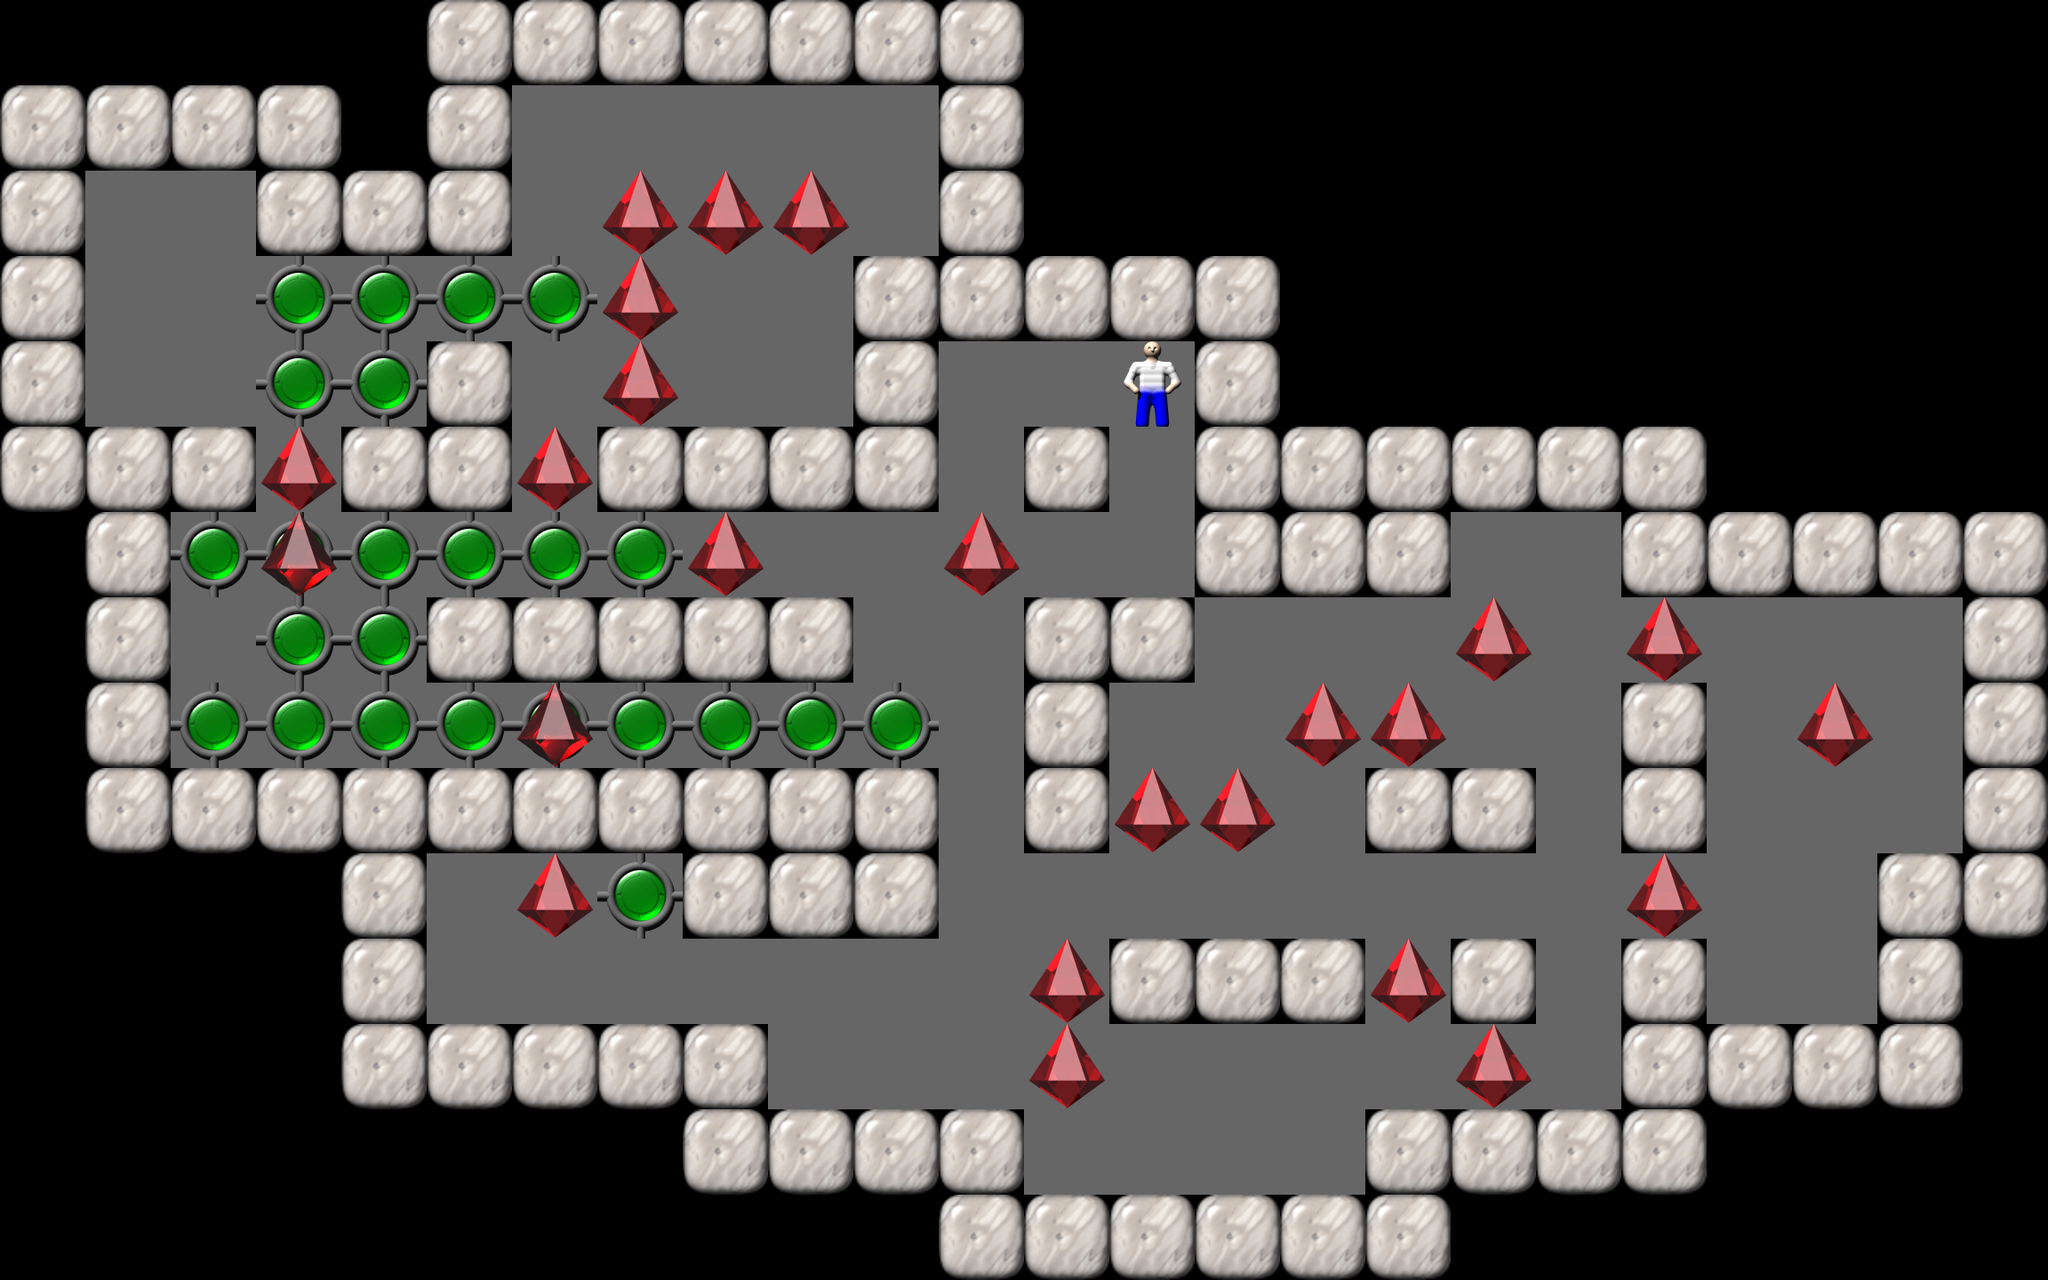

A level layout from a 2D game, rendered from its tile map. Below: a short description, then the map file with tile-grid data replaced by summaries:
An orthogonal 24x15 tile map with 96x96 px tiles, 1 tile layer (Tile Layer 1).

<map version="1.0" orientation="orthogonal" width="24" height="15" tilewidth="96" tileheight="96">
  <properties>
    <property name="Title" value="39" />
  </properties>
  <tileset source="Sokoban.tsx" firstgid="1" />
  <layer name="Tile Layer 1" width="24" height="15">
    <data>[360 cells, 360 non-empty, 7 distinct tile ids]</data>
  </layer>
</map>
